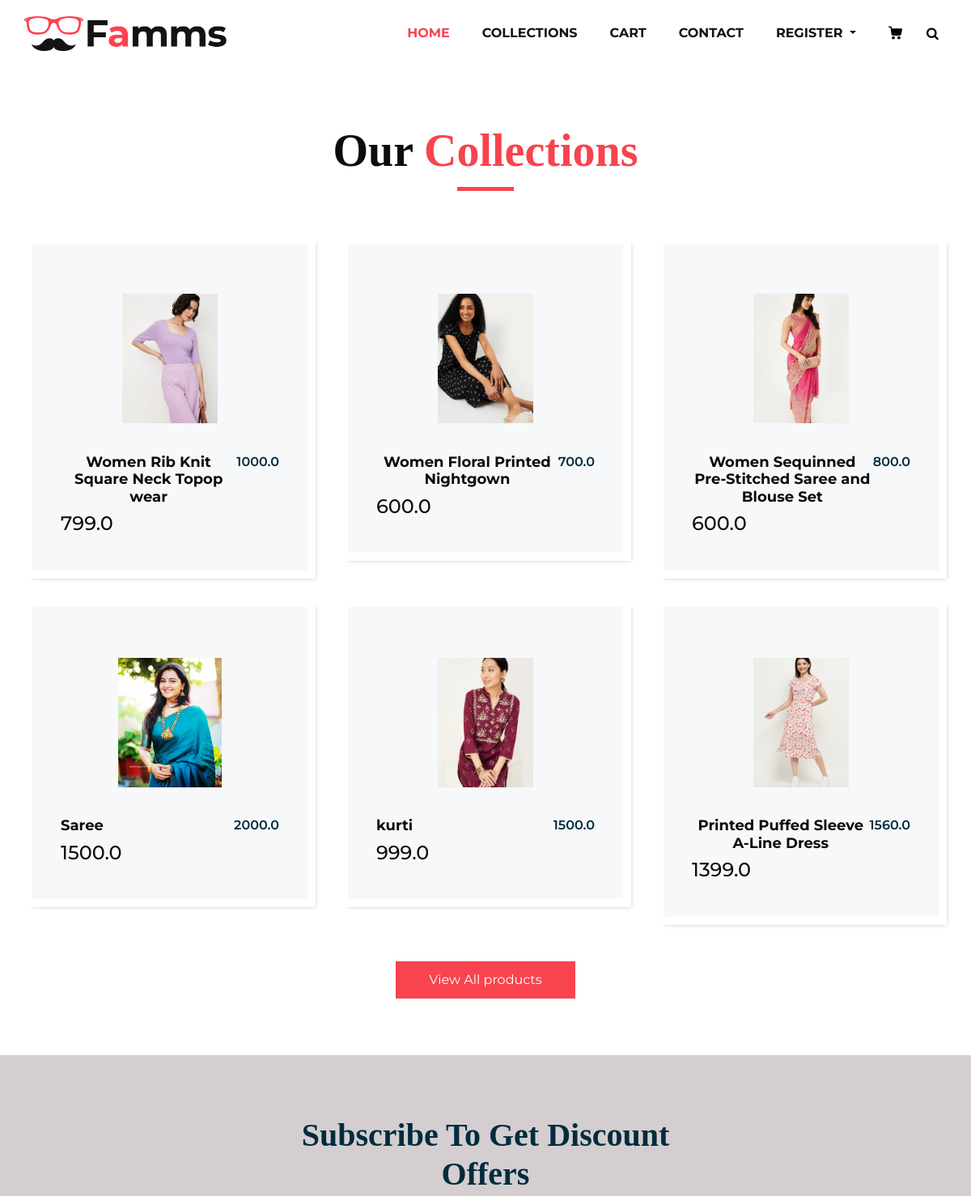
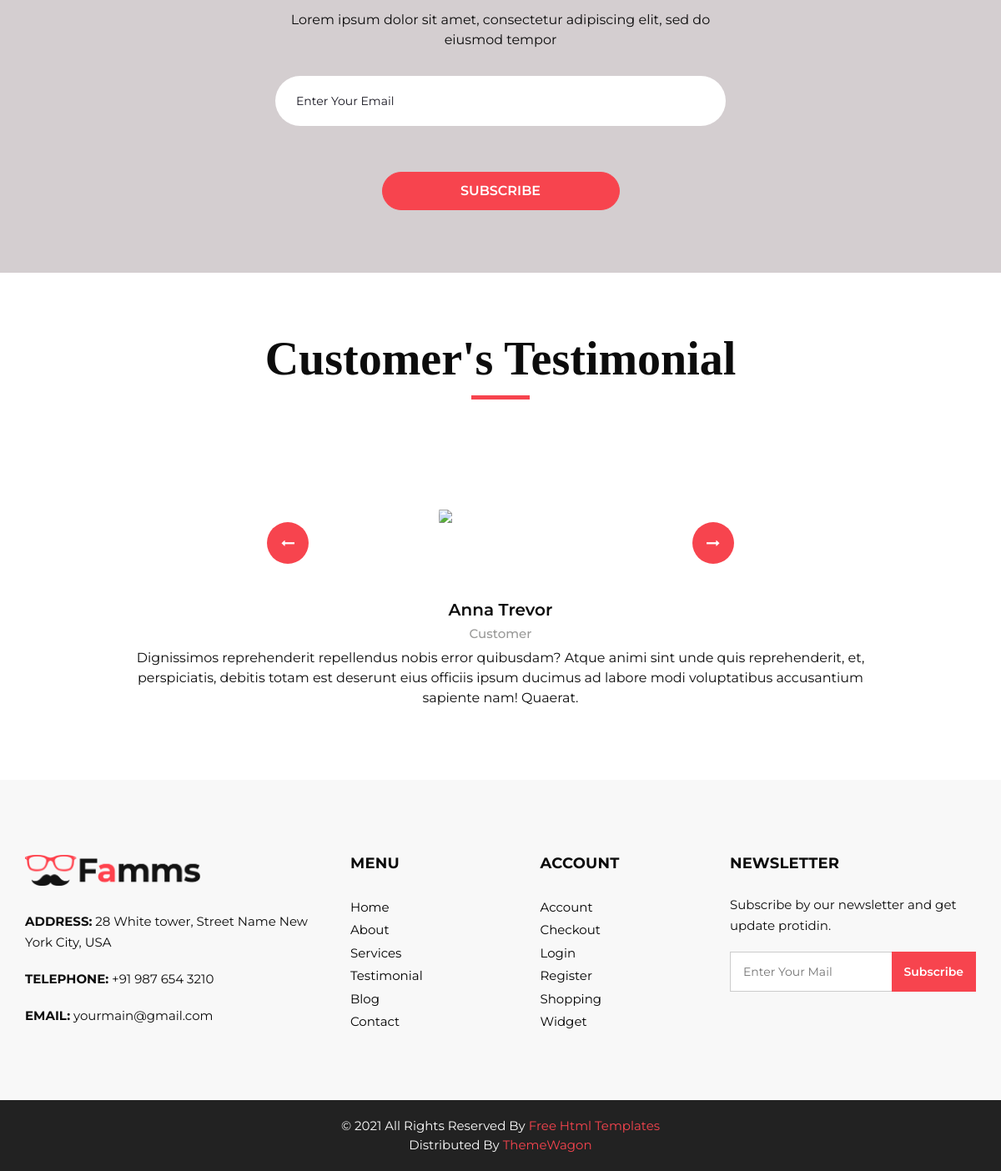
/collections/Women, run on the app's committed database (2 pictures, top to bottom).
### home/models.py (models this page shows, shortened)
class Product(models.Model):
    category = models.ForeignKey(Category,on_delete=models.CASCADE)
    slug = models.CharField(max_length=50, null = False, blank = False)
    name = models.CharField(max_length=100,null=False,blank = False)
    product_image =models.ImageField(upload_to="category_img",null =False,blank=False)
    description = models.CharField(max_length=500,null=False,blank = False)
    quantity = models.IntegerField(null=False,blank=False)
    original_price =models.FloatField(null=False,blank=False)
    selling_price = models.FloatField(null=False,blank=False)
    status = models.IntegerField(default=False,help_text="0=default, 1=hidden")
    trending = models.BooleanField(default=False,help_text="0=default, 1=hidden")

### home/views.py (the view)
# urls.py: path('collections/<str:slug>',views.collectionsview,name="collectionsview"),
def collectionsview(request,slug):
    if(Category.objects.filter(slug=slug,status = 0)):
        product = Product.objects.filter(category__slug = slug)
    else:
        messages.error(request, "Category not found")
        return redirect('collcetions')
    return render(request,'product.html',{"product":product})

### home/templates/product.html (shortened to what this page needs)
{% extends 'layouts/submain.html' %}
{% load static %}
{% block body %}
<section class="product_section layout_padding">
   <div class="container">
      <div class="heading_container heading_center">
         <h2>
            Our <span>Collections</span>
         </h2>
      </div>
      <div class="row">
         {% for item in product %}
         <div class="col-sm-6 col-md-4 col-lg-4">
            <div class="box">
               <div class="img-box">
                  <img src="{{item.product_image.url}}" alt="">
               </div>
               <div class="detail-box">
                  <h5>
                     {{item.name}}
                  </h5>
                <h6>
                    {{item.original_price}}
                </h6>
               </div>
               <h4>{{item.selling_price}}
               </h4>
            </div>
         </div>
         {% endfor %}
      </div>
      <div class="btn-box">
         <a href="">
         View All products
         </a>
      </div>
   </div>
</section>
{% endblock %}

### home/static/css/style.css (style rules this page uses)
* { box-sizing: border-box; }
body { font-family: 'Montserrat', sans-serif; color: #0c0c0c; background-color: #ffffff; overflow-x: hidden; }
.layout_padding { padding: 70px 0; }
h1, h2 { font-family: 'Playfair Display', serif; }
.heading_container { display: -webkit-box; display: -ms-flexbox; display: flex; -webkit-box-orient: vertical; -webkit-box-direction: normal; -ms-flex-direction: column; flex-direction: column; -webkit-box-align: start; -ms-flex-align: start; align-items: flex-start; }
.heading_container h2 { position: relative; margin-bottom: 0; font-size: 3.5rem; font-weight: bold; }
.heading_container h2::after { content: ""; display: block; width: 70px; height: 5px; background: #f7444e; margin: 10px auto 10px; }
.heading_container h2 span { color: #f7444e; }
.heading_container.heading_center { -webkit-box-align: center; -ms-flex-align: center; align-items: center; text-align: center; }
a, a:hover, a:focus { text-decoration: none; }
.product_section .heading_container { margin-bottom: 20px; }
.product_section .box { position: relative; margin-top: 25px; padding: 35px 35px; background-color: #f7f8f9; -webkit-transition: all .3s; transition: all .3s; overflow: hidden; box-shadow: 5px 5px 5px -5px rgba(0,0,0,.2); border: solid #fff 10px; }
.product_section .box .img-box { display: -webkit-box; display: -ms-flexbox; display: flex; -webkit-box-pack: center; -ms-flex-pack: center; justify-content: center; -webkit-box-align: center; -ms-flex-align: center; align-items: center; height: 215px; }
.product_section .box .img-box img { max-width: 100%; max-height: 160px; -webkit-transition: all .3s; transition: all .3s; }
.product_section .box .detail-box { text-align: center; display: -webkit-box; display: -ms-flexbox; display: flex; -webkit-box-pack: justify; -ms-flex-pack: justify; justify-content: space-between; }
.product_section .box .detail-box h5 { font-size: 18px; margin-top: 10px; }
.product_section .box .detail-box h6 { margin-top: 10px; color: #002c3e; font-weight: 600; }
.product_section .btn-box { display: -webkit-box; display: -ms-flexbox; display: flex; -webkit-box-pack: center; -ms-flex-pack: center; justify-content: center; margin-top: 45px; }
.product_section .btn-box a { display: inline-block; padding: 10px 40px; background-color: #f7444e; border: 1px solid #f7444e; color: #ffffff; border-radius: 0; -webkit-transition: all 0.3s; transition: all 0.3s; }
.detail-box h5 { font-size: 21px; font-weight: 700; }

### home/static/css/responsive.css (style rules this page uses)
@media (min-width: 1200px) { .container { max-width: 1170px; } }

### data on the page
Product: product_image (picture), name "Women Rib Knit Square Neck Topop wear", original_price "1000.0", selling_price "799.0"
Product: product_image (picture), name "Women Floral Printed Nightgown", original_price "700.0", selling_price "600.0"
Product: product_image (picture), name "Women Sequinned Pre-Stitched Saree and Blouse Set", original_price "800.0", selling_price "600.0"
Product: product_image (picture), name "Saree", original_price "2000.0", selling_price "1500.0"
Product: product_image (picture), name "kurti", original_price "1500.0", selling_price "999.0"
Product: product_image (picture), name "Printed Puffed Sleeve A-Line Dress", original_price "1560.0", selling_price "1399.0"
